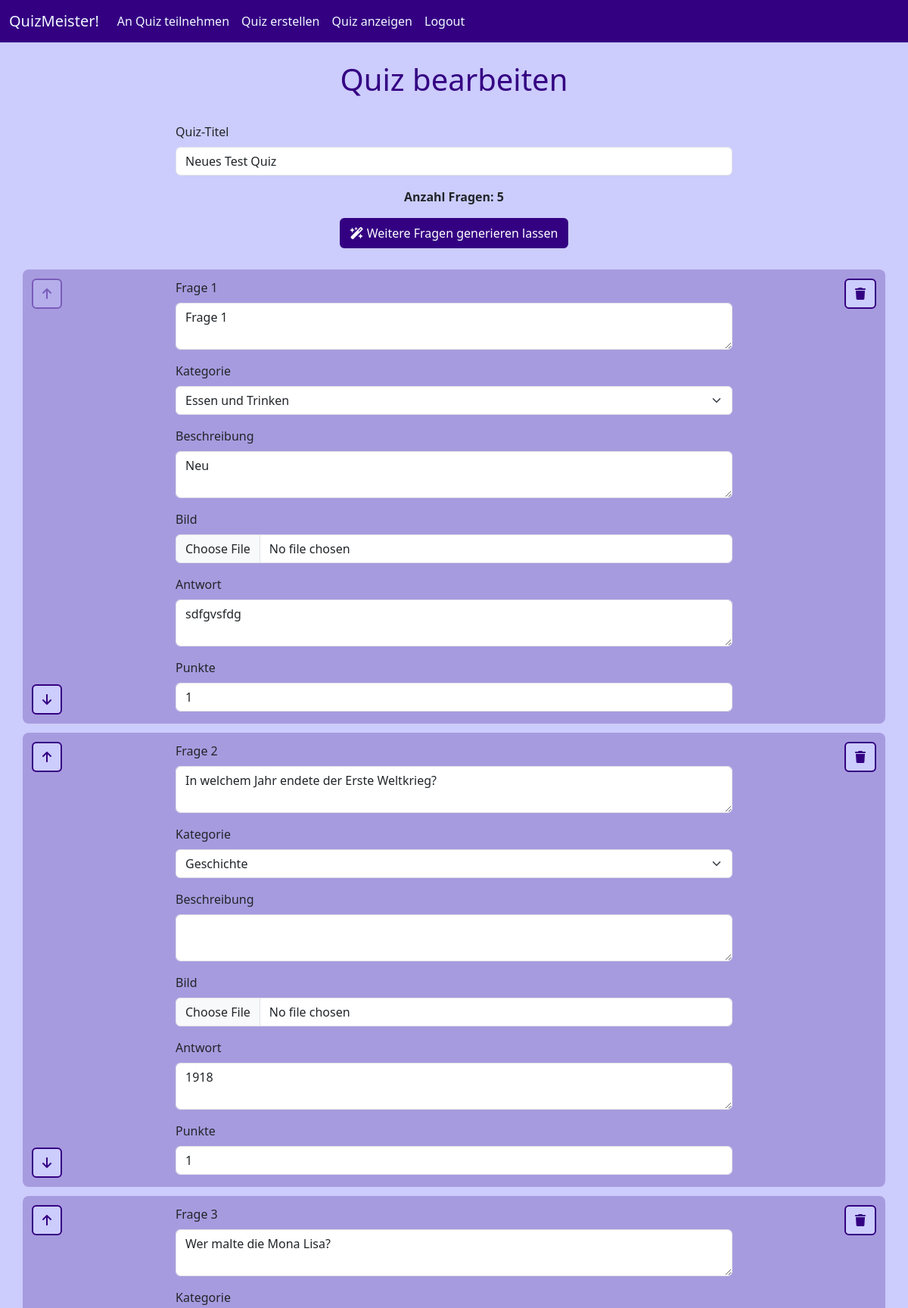
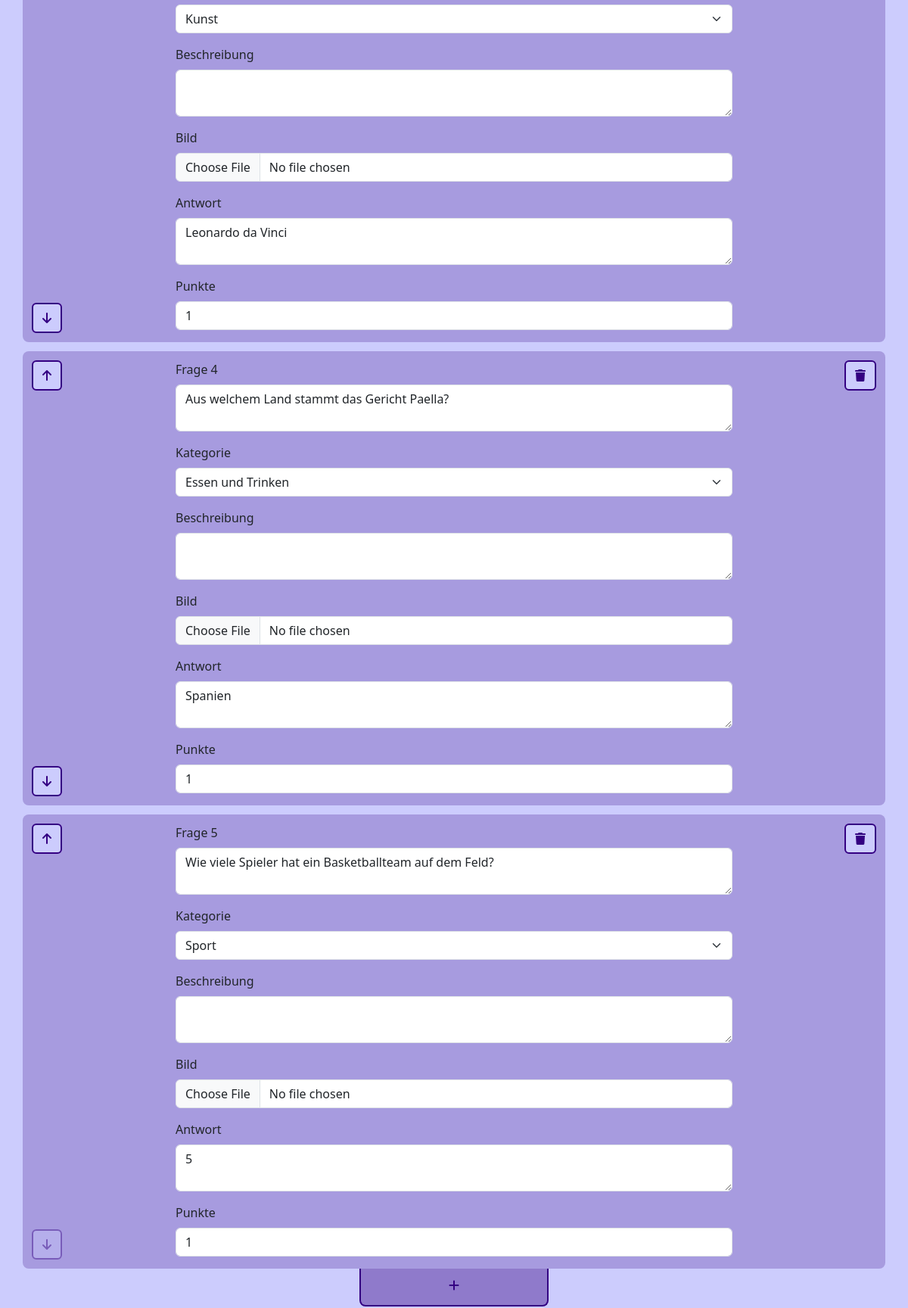
The page /editquiz/8 (signed in, upper part) on the database its author committed (2 pictures, top to bottom).
### tables this page shows
CREATE TABLE quizzes (quiz_id INTEGER PRIMARY KEY AUTOINCREMENT, title TEXT NOT NULL, number_of_questions INTEGER, user_id INTEGER NOT NULL);

CREATE TABLE questions (quiz_id INTEGER NOT NULL, question_id INTEGER NOT NULL, question TEXT NOT NULL, category TEXT NOT NULL, description TEXT, image TEXT, answer TEXT NOT NULL, points NUMERIC NOT NULL, PRIMARY KEY (quiz_id, question_id));

### quizzy.py (the view, shortened to what this page needs)
@app.route("/editquiz/<int:quiz_id>", methods=["GET", "POST"])
def editquiz(quiz_id):
    with sqlite3.connect("quizzy.db") as con:
        cur = con.cursor()
        cur.execute("SELECT * FROM quizzes WHERE quiz_id = (?)", (quiz_id,))
        quiz = cur.fetchone()
        cur.execute("SELECT * FROM questions WHERE quiz_id = (?)", (quiz_id,))
        questions = cur.fetchall()
    if quiz == None:
        return "Quiz nicht gefunden.", 404
    else:
        return render_template("editquiz.html", quiz=quiz, questions=questions)

### quizzy.py (called while the page is built)
@app.before_request
def require_login():
    allowed_routes = ["register", "login", "static"]
    if "username" not in session and request.endpoint not in allowed_routes:
        return redirect(url_for("login"))

### templates/editquiz.html (shortened to what this page needs)
<!DOCTYPE html>
<html lang="en">
{% include 'head.html' %}
<body>
    {% include 'navbar.html' %}
    <h1>Quiz bearbeiten</h1>
    <div class="container text-start">
        <form action="{{ url_for('editquiz', quiz_id=quiz[0]) }}" method="POST" enctype="multipart/form-data">
            <div class="row justify-content-center">
                <div class="col-8">
                    <div class="mb-3">
                        <label class="form-label">Quiz-Titel</label>
                        <input class="form-control" type="text" name="title" value="{{ quiz[1] }}" required></input>
                    </div>
                    <div class="text-center">
                        <div class="mb-3"><strong>Anzahl Fragen: <span id="question-counter">{{ quiz[2]
                                    }}</span></strong></div>
                        <button type="button" class="btn btn-secondary mb-3" data-bs-toggle="modal"
                            data-bs-target="#generateQuestionsModal"><i class="fa-solid fa-wand-magic-sparkles"></i>
                            Weitere Fragen generieren lassen</button>
                    </div>
                </div>
            </div>
            <div id="questions">
                {% for question in questions %}
                <div class="question" id="question-{{ question[1]-1 }}">
                    <div class="row justify-content-center with-background" style="padding-top: 12px;margin-top: 12px;">
                        <div class="col-2 position-relative">
                            <div class="position-absolute top-0 start-0"><button class="btn btn-primary"
                                    id="move-up-btn-{{ question[1]-1 }}" type="button" style="margin-left: 12px;"
                                    onclick="moveQuestionUp('{{ question[1]-1 }}')" {{ "disabled" if question[1]-1==0
                                    }}><i class="fa-solid fa-arrow-up"></i></button></div>
                            <div class="position-absolute bottom-0 start-0"><button class="btn btn-primary"
                                    id="move-down-btn-{{ question[1]-1 }}" type="button"
                                    style="margin-left: 12px; margin-bottom: 12px;"
                                    onclick="moveQuestionDown('{{ question[1]-1 }}')" {{ "disabled" if
                                    question[1]==questions|length }}><i class="fa-solid fa-arrow-down"></i></button>
                            </div>
                        </div>
                        <div class="col-8">
                            <div class="mb-3">
                                <label name="inputQuestion" class="form-label">Frage {{ question[1]
                                    }}</label>
                                <textarea class="form-control" type="text" id="question" rows="2"
                                    name="questions[{{ question[1]-1 }}][question]"
                                    required>{{  question[2] }}</textarea>
                            </div>
                            <div class="mb-3">
                                <label class="form-label">Kategorie</label>
                                <select class="form-select" id="category"
                                    name="questions[{{ question[1]-1 }}][category]" required>
                                    <option {{ "selected" if question[3]=="Essen und Trinken" }}>Essen und Trinken
                                    </option>
                                    <option {{ "selected" if question[3]=="Geschichte" }}>Geschichte</option>
                                    <option {{ "selected" if question[3]=="Kunst" }}>Kunst</option>
                                    <option {{ "selected" if question[3]=="Sport" }}>Sport</option>
                                </select>
                            </div>
                            <div class="mb-3">
                                <label class="form-label">Beschreibung</label>
                                <textarea class="form-control" type="text" id="description" rows="2"
                                    name="questions[{{ question[1]-1 }}][description]">{{ question[4] }}</textarea>
                            </div>
                            {% if question[5] != None %}
                            <div class="mb-3" id="image-{{ question[1]-1 }}">
                                <input class="form-control" type="text" id="image-filename"
                                    name="questions[{{ question[1]-1 }}][image-filename]" value="{{ question[5] }}"
                                    hidden></input>
                                <label class="form-label">Bild</label><br>
                                <img class="img-fluid" style="max-width: 60%;"
                                    src="../static/FileUploads/{{ question[5] }}"></img></p>
                                <button class="btn btn-primary" type="button"
                                    onclick="deleteImage('{{ question[1]-1 }}')"><i class="fa-solid fa-trash"></i> Bild
                                    löschen oder ändern</button>
                            </div>
                            {% else %}
                            <div class="mb-3">
                                <label class="form-label">Bild</label>
                                <input class="form-control" type="file" id="image"
                                    name="questions[{{ question[1]-1 }}][image]"></input>
                            </div>
                            {% endif %}
                            <div class="mb-3">
                                <label class="form-label">Antwort</label>
                                <textarea class="form-control" type="text" id="answer" rows="2"
                                    name="questions[{{ question[1]-1 }}][answer]" required>{{ question[6] }}</textarea>
                            </div>
                            <div class="mb-3">
                                <label class="form-label">Punkte</label>
                                <input class="form-control" type="number" id="points"
                                    name="questions[{{ question[1]-1 }}][points]" value="{{ question[7] }}" min="0"
                                    max="5" step="0.5" required></input>
                            </div>
                        </div>
                        <div class="col-2 text-end">
                            <button class="btn btn-primary" type="button" id="delete-question-btn-{{ question[1]-1 }}"
                                onclick="deleteQuestion('{{ question[1]-1 }}')" {{ "disabled" if questions|length==1
                                }}><i class="fa-solid fa-trash"></i></button>
                        </div>
                    </div>
                </div>
                {% endfor %}
            </div>
            <div class="d-flex col-12 justify-content-center">
                <div class="btn-add" type="button" onclick="addQuestion()">
                    <i class="fa-solid fa-plus"></i>
                </div>
            </div>
        </form>
    </div>
</body>
</html>

### templates/head.html (shortened to what this page needs)
<head>
    <link href="https://cdn.jsdelivr.net/npm/bootstrap@5.3.3/dist/css/bootstrap.min.css" rel="stylesheet"
>
    <link rel="stylesheet" href="https://cdnjs.cloudflare.com/ajax/libs/font-awesome/6.6.0/css/all.min.css">
    <link rel="stylesheet" href="{{ url_for('static', filename='style.css') }}">
</head>

### templates/navbar.html (shortened to what this page needs)
<nav class="navbar navbar-expand-lg bg-body-tertiary">
    <div class="container-fluid">
        <a class="navbar-brand mb-0 h1" href="/" style="color: aliceblue;">QuizMeister!</a>
        <div class="navbar-collapse collapse" id="navbar-index">
            <ul class="navbar-nav me-auto mb-2 mb-lg-0">
                <li class="nav-item">
                    <a class="nav-link" aria-current="page" href="{{ url_for('playquiz') }}"
                        style="color: aliceblue;">An Quiz teilnehmen</a>
                </li>
                <li class="nav-item">
                    <a class="nav-link" aria-current="page" href="{{ url_for('createquiz') }}"
                        style="color: aliceblue;">Quiz erstellen</a>
                </li>
                <li class="nav-item">
                    <a class="nav-link" aria-current="page" href="{{ url_for('quizoverview') }}"
                        style="color: aliceblue;">Quiz anzeigen</a>
                </li>
                <li class="nav-item">
                    <a class="nav-link" aria-current="page" href="{{ url_for('logout') }}"
                        style="color: aliceblue;">Logout</a>
                </li>
            </ul>
        </div>
    </div>
</nav>

### static/style.css (style rules this page uses)
body { text-align: center; background-color: #ccccfd; }
a { color: rgb(52, 0, 130); }
h1 { color: rgb(52, 0, 130); padding-top: 25px; padding-bottom: 25px; }
ul { list-style-type: none; }
.navbar-expand-lg { background-color: rgb(52, 0, 130) !important; }
.btn-primary { background-color: #ccccfd; border-color: rgb(52, 0, 130); border-width: 2px; color: rgb(52, 0, 130); font-weight: 500; }
.btn-primary:disabled { background-color: #ccccfd; border-color: rgb(52, 0, 130); border-width: 2px; color: rgb(52, 0, 130); font-weight: 500; opacity: 40%; }
.btn-secondary { background-color: rgb(52, 0, 130); border-color: rgb(52, 0, 130); font-weight: 500; border-width: 2px; }
.btn-add { width: 250px; height: 50px; border: 2px solid rgb(52, 0, 130); border-top: 0px; border-bottom-right-radius: 8px; border-bottom-left-radius: 8px; color: rgb(52, 0, 130); background-color: rgba(52, 0, 130, 0.402); text-align: center; padding: 10px; }
.with-background { background-color: rgba(52, 0, 130, 0.244); border-style: solid; border-width: 0px; border-radius: 8px; }

### rows shown on the page
quizzes: title "Neues Test Quiz", number_of_questions "5"
questions: question "1", question "Frage 1", description "Neu", answer "sdfgvsfdg", points "1"
questions: question "2", question "In welchem Jahr endete der Erste Weltkrieg?", answer "1918", points "1"
questions: question "3", question "Wer malte die Mona Lisa?", answer "Leonardo da Vinci", points "1"
questions: question "4", question "Aus welchem Land stammt das Gericht Paella?", answer "Spanien", points "1"
questions: question "5", question "Wie viele Spieler hat ein Basketballteam auf dem Feld?", answer "5", points "1"
